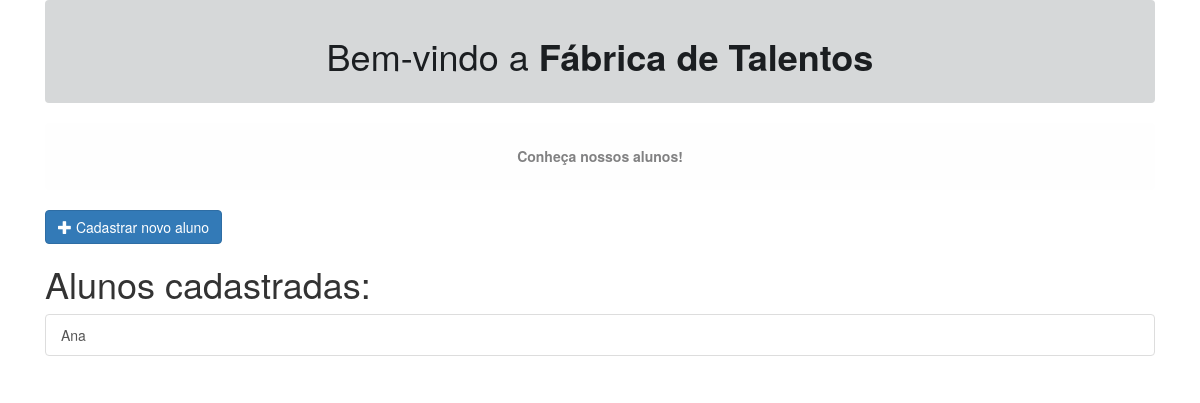
The app's page /, older data.
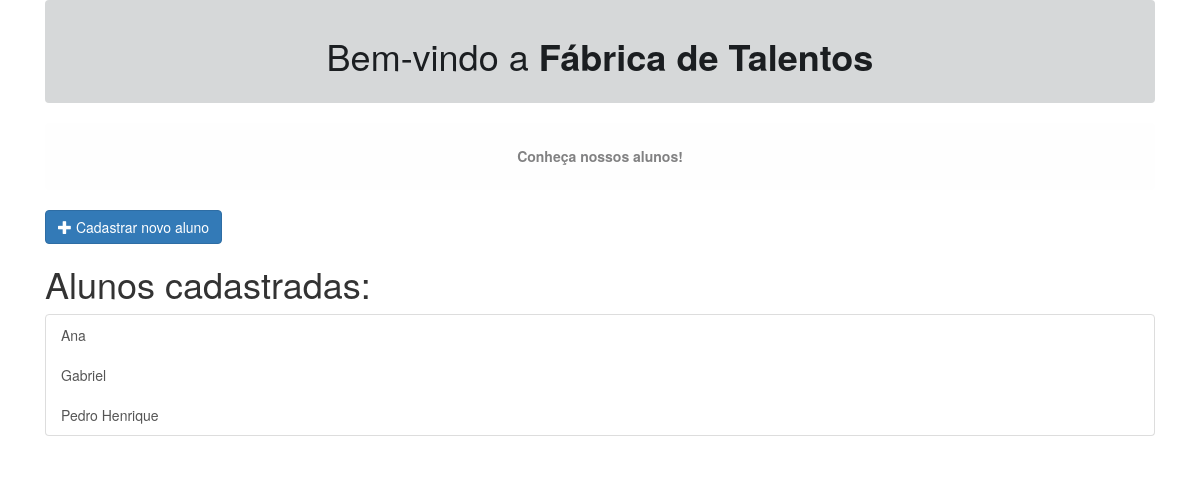
The same page, newer data.
### cadastros/models.py (models this page shows, shortened)
class Aluno(models.Model):
    nome = models.CharField(max_length=100, default="")
    curso = models.CharField(max_length=40, default="")
    periodo = models.IntegerField(blank=False, default=00)
    horas_disponiveis = models.IntegerField(blank=False, default=00)

### cadastros/views.py (the view, shortened to what this page needs)
# urls.py: path('', AlunoList.as_view(), name='aluno-list'),
class AlunoList(View):
    def get(self, request):
        qs = Aluno.objects.all().order_by('nome')
        context = {
            'aluno': qs,
            'titulo': 'Aluno'
        }
        return render(request, 'cadastros/lista_aluno.html', context)

### cadastros/templates/cadastros/lista_aluno.html
{% extends 'base.html' %}
{% block conteudo %}
    <a class="btn btn-primary" href="{% url 'aluno-create' %}">
        <span class="glyphicon glyphicon-plus"></span> Cadastrar novo aluno</a>
    <h1>Alunos cadastradas:</h1>
    <ul class="list-group">
        {% for aluno in aluno %}
        <a class="list-group-item list-group-item-action" href="{% url 'aluno-detail' aluno.id %}" >{{ aluno.nome }}</a>
        {% endfor %}
    </ul>
{% endblock %}

Row changes from the older to the newer data that the page shows:
added Aluno: nome "Gabriel"
added Aluno: nome "Pedro Henrique"
